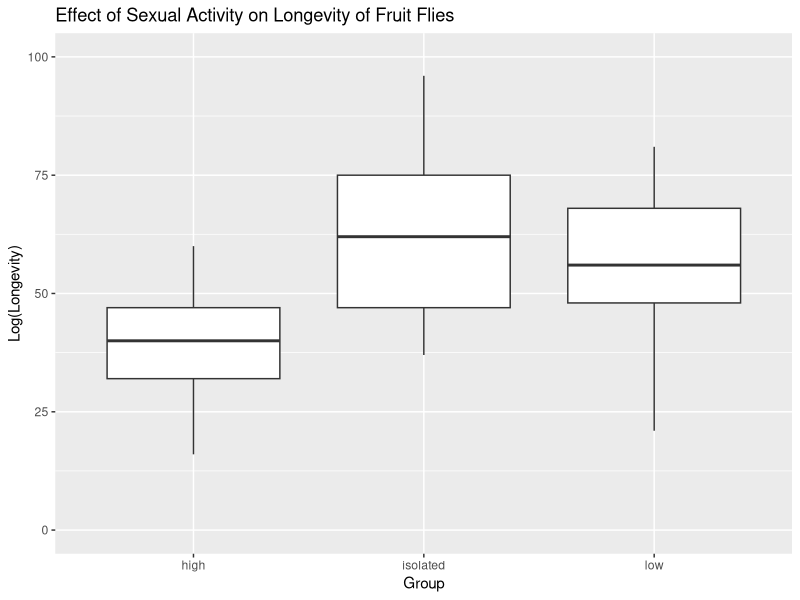
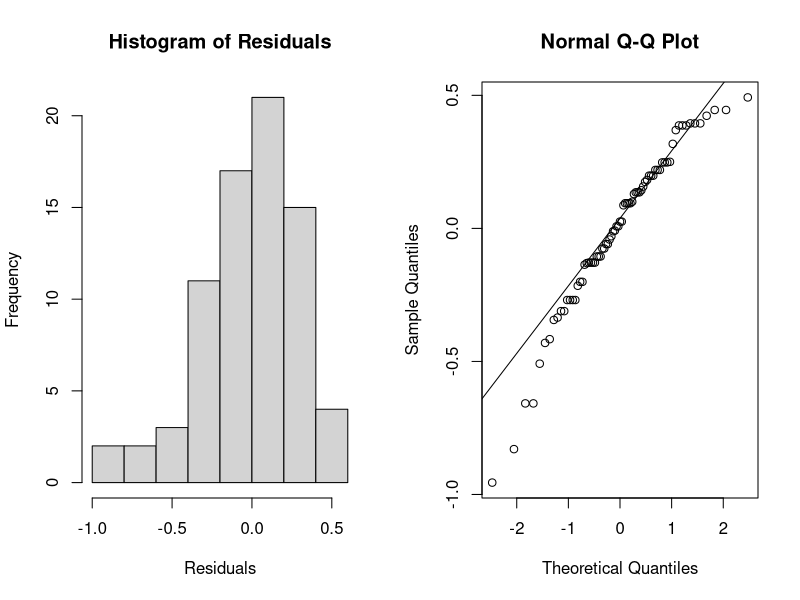
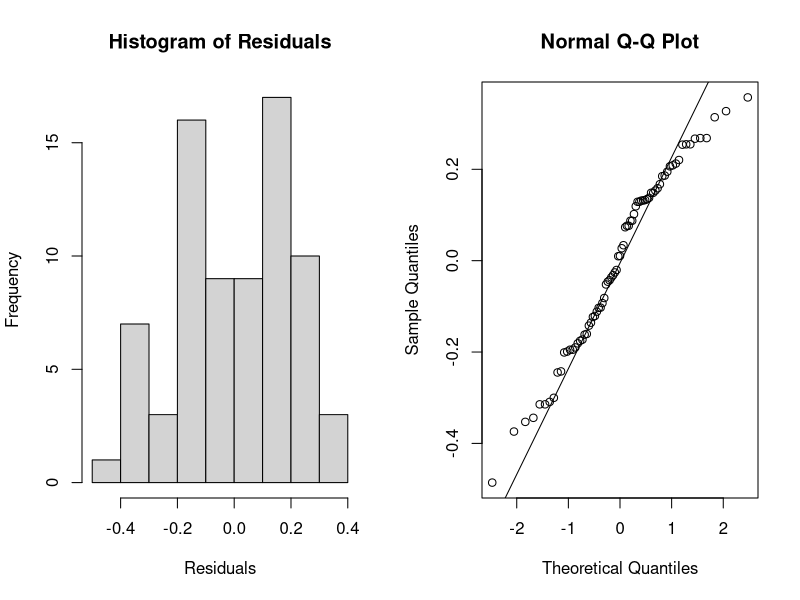
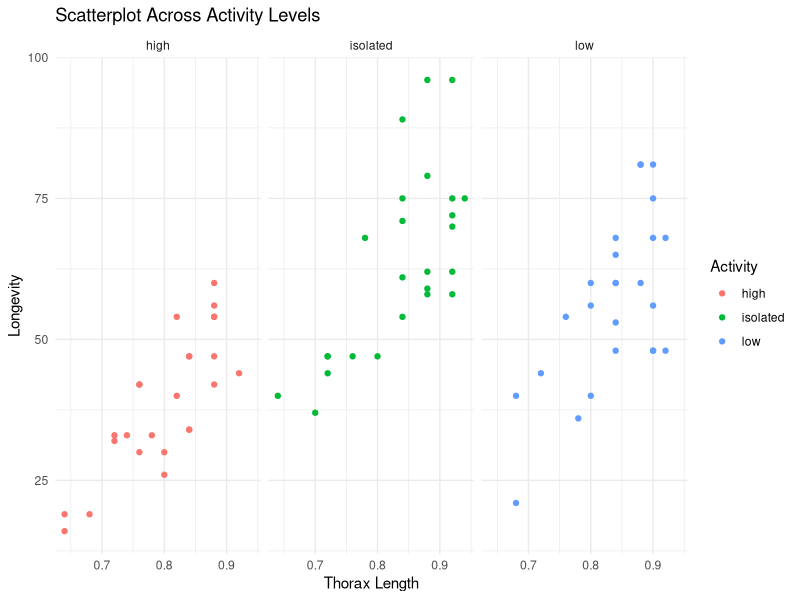
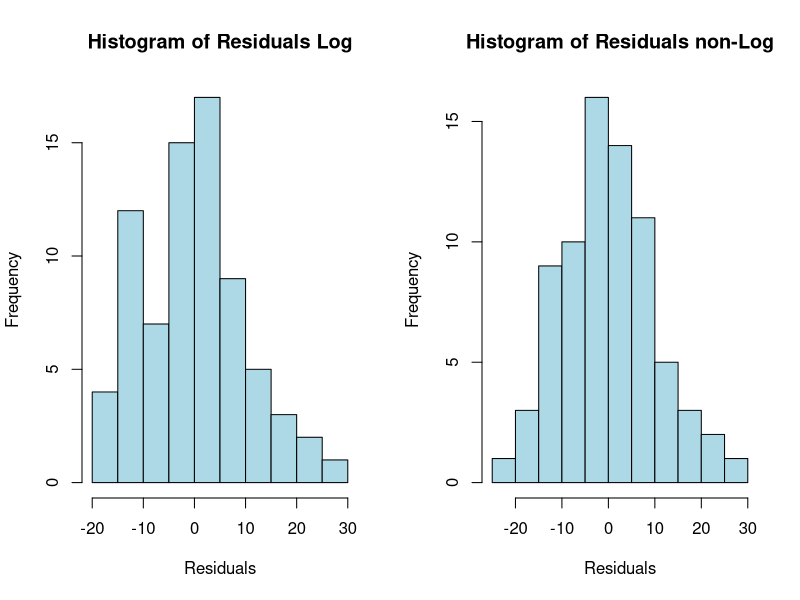

These figures' R source, in order:
## ---- chunk 1
library(lme4) 
fruitflies.1 <- read.table("./data/fruitflies.txt", header = TRUE)
fruitflies.1$loglongevity <- log(fruitflies.1$longevity)
## ---- chunk 2
# Load necessary libraries
library(ggplot2)

# Add a column for log-transformed longevity
fruitflies.1$loglongevity <- log(fruitflies.1$longevity)

# Create a boxplot or violin plot
ggplot(fruitflies.1, aes(x = activity, y = longevity)) +
  geom_boxplot() +
  ylim(0, 100) +  # Set y-axis limits
  labs(title = "Effect of Sexual Activity on Longevity of Fruit Flies",
       x = "Group",
       y = "Log(Longevity)")
## ---- chunk 3
anova_result_a <- aov(loglongevity ~ activity, data = fruitflies.1)
residuals_anova <- residuals(anova_result_a)

par(mfrow = c(1, 2))  # Create a 2x2 grid for plots

hist(residuals_anova, main = "Histogram of Residuals", xlab = "Residuals")  # Histogram
qqnorm(residuals_anova); qqline(residuals_anova)  # Q-Q plot
## ---- chunk 4
kruskal.test(fruitflies.1$loglongevity, fruitflies.1$activity)
## ---- chunk 5
tapply(fruitflies.1$longevity, fruitflies.1$activity, mean)
## ---- chunk 6
anova_result_b <- aov(loglongevity ~ activity + thorax, data = fruitflies.1)
residuals_anova <- residuals(anova_result_b)

par(mfrow = c(1, 2))  # Create a 2x2 grid for plots

hist(residuals_anova, main = "Histogram of Residuals", xlab = "Residuals")  # Histogram
qqnorm(residuals_anova); qqline(residuals_anova)  # Q-Q plot

## ---- chunk 7
summary(anova_result_b)
## ---- chunk 8
# Given coefficients
intercept <- 1.2189341
coef_activity_isolated <- 0.4099810
coef_activity_low <- 0.2857017
coef_thorax <- 2.9789877
## ---- chunk 9
coef(anova_result_b)
## ---- chunk 10
mean_thorax <- mean(fruitflies.1$thorax)

longevity_isolated <- exp(intercept + coef_activity_isolated + coef_thorax * mean_thorax)
longevity_low <- exp(intercept + coef_activity_low + coef_thorax * mean_thorax)
longevity_high <- exp(intercept + coef_thorax * mean_thorax)
## ---- chunk 11

library(ggplot2)

ggplot(fruitflies.1, aes(x = thorax, y = longevity, color = activity)) +
  geom_point() +
  labs(title = "Scatterplot Across Activity Levels",
       x = "Thorax Length",
       y = "Longevity",
       color = "Activity") +
  facet_wrap(~activity) +  # Separate plots for each activity level
  theme_minimal()

anova_result_b <- aov(longevity ~ activity * thorax, data = fruitflies.1)

## ---- chunk 12
summary(anova_result_b)
## ---- chunk 13
ancova_model <- aov(longevity ~ activity + thorax, data = fruitflies.1)
summary(ancova_model)
## ---- chunk 14
residuals <- residuals(ancova_model)
par(mfrow = c(1, 2))
# Create a histogram of the residuals
hist(residuals, main = "Histogram of Residuals Log", xlab = "Residuals", ylab = "Frequency", col = "lightblue", border = "black")

residuals <- residuals(anova_result_b)
hist(residuals, main = "Histogram of Residuals non-Log", xlab = "Residuals", ylab = "Frequency", col = "lightblue", border = "black")
